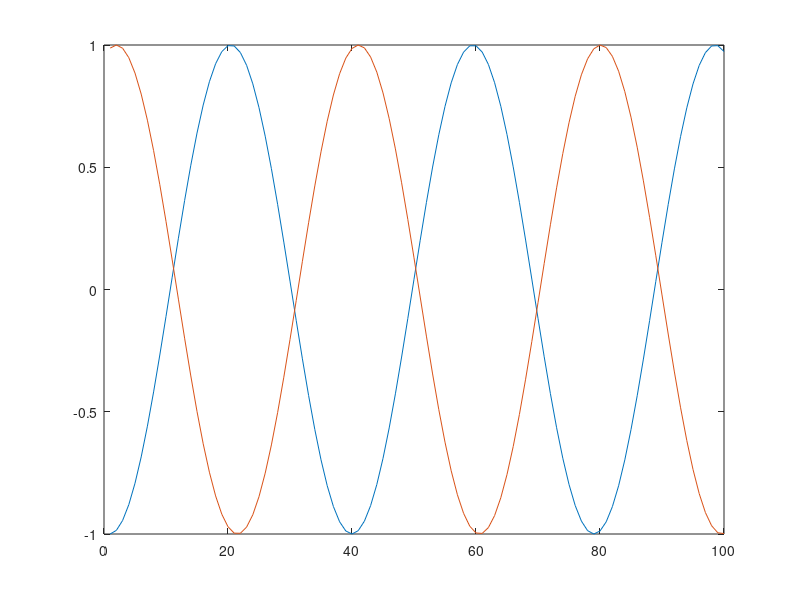

The MATLAB source for this figure:

fc = 2.535e9;
t = linspace(0,1e-9,100);
% doppler frequency fd = fc*v*cos(theta)/c
v = 10; %m/s
c = 3e8;
theta = 30*pi/180;
fd = fc*v*cos(theta)/c;

% rng(0);
sample_time = 1000;
sig = zeros(sample_time,length(t));
p = linspace(-pi,pi,100);
delta = zeros(100,100);
ph = (-pi + 2*pi*rand(1));
sig_ori = exp(1i*2*pi*(fc + fd)*t)*exp(1i*ph);
sig_ori_fft = fft(sig_ori,512);
[v_ori_max, pos_ori_max] = max(abs(sig_ori_fft));
ang_ori = angle(sig_ori_fft(pos_ori_max));
for i = 1:sample_time
    tau(i) = 1e-10*randn(1,1);
    sig(i,:) = sig_ori*exp(1i*2*pi*fc*tau(i));
    ang(i) = angle(exp(1i*2*pi*fc*tau(i)));
    fft_temp = fft(sig(i,:),512);
    [v_max, pos_max] = max(abs(fft_temp));
    ang_est(i) = angle(fft_temp(pos_max));
    delta_ang(i) = (ang_est(i) - ang_ori);
    tau_est(i) = delta_ang(i)/(2*pi*fc);
end
ang_mean = mean(ang);
ang_est_mean = mean(ang_est);
[v_min,pos_min] = min(ang_est - mean(ang_est));
sig_res = sig(pos_min,:)*exp(1i*-(ang_est_mean));
plot(real(sig_res));
hold on;
plot(real(sig_ori));